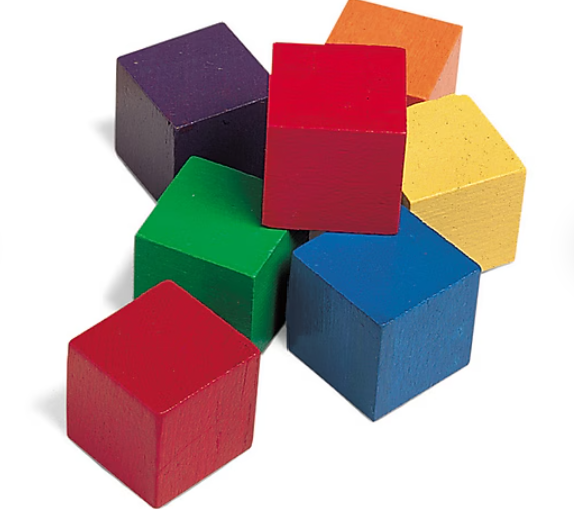
#> input picture images/image.png, 574 x 510 px
$ python task4_basic.py
#> lines starting #> are read from the running program, lines starting #| are printed output that depends on the picture; after the words box and inside, x2 and y2 are one past the last pixel; in counts of white or black regions, pixels touching at a corner belong together
### common.py
"""Shared CLI, Unicode-safe image I/O, and optional preview helpers."""

import argparse
from pathlib import Path

import cv2 as cv
import numpy as np

ROOT = Path(__file__).resolve().parent


def parser(description):
    cli = argparse.ArgumentParser(description=description)
    cli.add_argument("--assets-dir", type=Path, default=ROOT,
                     help="Directory containing images/ and videos/ (default: project root)")
    cli.add_argument("--output-dir", type=Path, default=ROOT / "output")
    cli.add_argument("--show", action="store_true", help="Open preview windows; press any key to close")
    return cli


def read_image(path, flags=cv.IMREAD_COLOR):
#> called with flags = 1
    path = Path(path)
    if not path.is_file():
        raise FileNotFoundError(f"Image not found: {path}")
    image = cv.imdecode(np.fromfile(path, dtype=np.uint8), flags)
#> image is the input picture: shape (510, 574, 3); mean B, G, R 164.6, 165, 186.9
    if image is None:
        raise ValueError(f"Unable to decode image: {path}")
    return image


def save_image(output_dir, name, image):
    path = Path(output_dir) / name
    path.parent.mkdir(parents=True, exist_ok=True)
    ok, encoded = cv.imencode(path.suffix, image)
    if not ok:
        raise OSError(f"Unable to encode image: {path}")
    encoded.tofile(path)
    return path


def preview(images, enabled):
    if enabled:
        try:
            for name, image in images.items():
                cv.imshow(name, image)
            cv.waitKey(0)
        finally:
            cv.destroyAllWindows()

### task4_basic.py
"""Task 4: HSV segmentation, geometry, smoothing, and morphology."""

import cv2 as cv
import numpy as np

from common import parser, preview, read_image, save_image


def run(args):
    image = read_image(args.assets_dir / "images" / "image.png")
    gray = cv.cvtColor(image, cv.COLOR_BGR2GRAY)
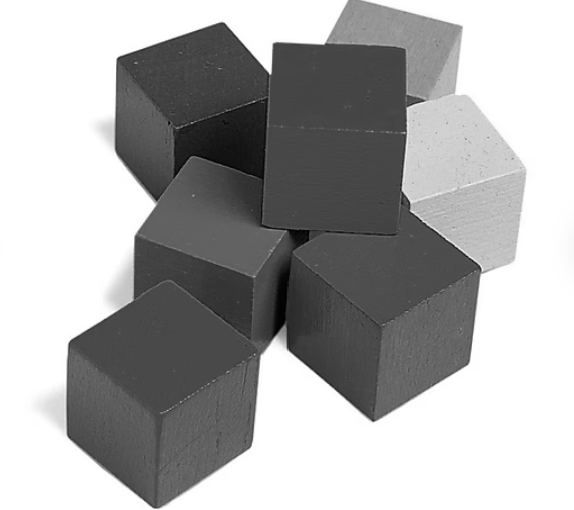
#> gray: shape (510, 574); min 0, max 255, mean 171.5
    hsv = cv.cvtColor(image, cv.COLOR_BGR2HSV)
#> hsv: shape (510, 574, 3); mean H, S, V 62.9, 92.6, 204.4
    mask = cv.inRange(hsv, np.array([90, 50, 50]), np.array([130, 255, 255]))
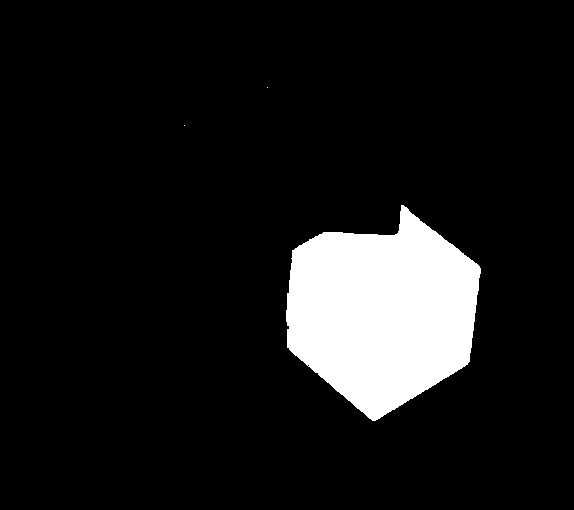
#> mask: shape (510, 574); 9.8% white; 3 white regions (2 under 20 px), largest, box (x1, y1, x2, y2) and area: (286, 205, 481, 421) 28744
    height, width = image.shape[:2]
#> height = 510; width = 574
    translation = np.float32([[1, 0, 100], [0, 1, 50]])
    rotation = cv.getRotationMatrix2D(((width - 1) / 2, (height - 1) / 2), 90, 1)
#> rotation = [[6.12e-17, 1, 32], [-1, 6.12e-17, 541]]
    # Coordinates refer to the four corners of a block in the bundled image.
    source = np.float32([[273, 42], [406, 46], [268, 124], [406, 130]])
    target = np.float32([[0, 0], [299, 0], [0, 299], [299, 299]])
    perspective = cv.getPerspectiveTransform(source, target)
    smoothing = cv.hconcat([image, cv.blur(image, (5, 5)),
                             cv.GaussianBlur(image, (5, 5), 0),
                             cv.medianBlur(image, 5), cv.bilateralFilter(image, 5, 75, 75)])
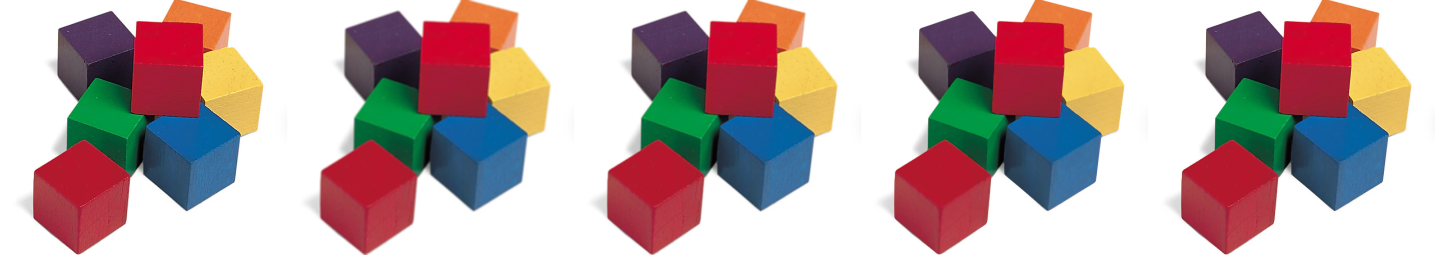
#> smoothing: shape (510, 2870, 3) (shown at 1/2 size); mean B, G, R 164.6, 165, 186.9
    _, binary = cv.threshold(gray, 127, 255, cv.THRESH_BINARY)
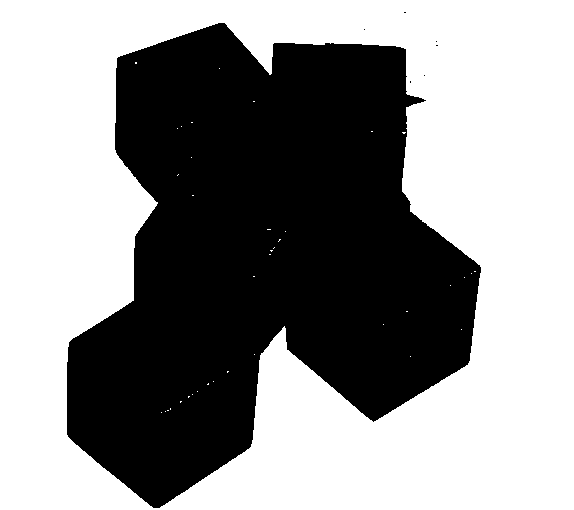
#> binary: shape (510, 574); 57.2% white; 7 black regions (6 under 20 px), largest, box (x1, y1, x2, y2) and area: (67, 23, 481, 508) 125323
    kernel = cv.getStructuringElement(cv.MORPH_ELLIPSE, (5, 5))
    morphology = cv.hconcat([binary, cv.erode(binary, kernel), cv.dilate(binary, kernel),
                              cv.morphologyEx(binary, cv.MORPH_OPEN, kernel),
                              cv.morphologyEx(binary, cv.MORPH_CLOSE, kernel)])
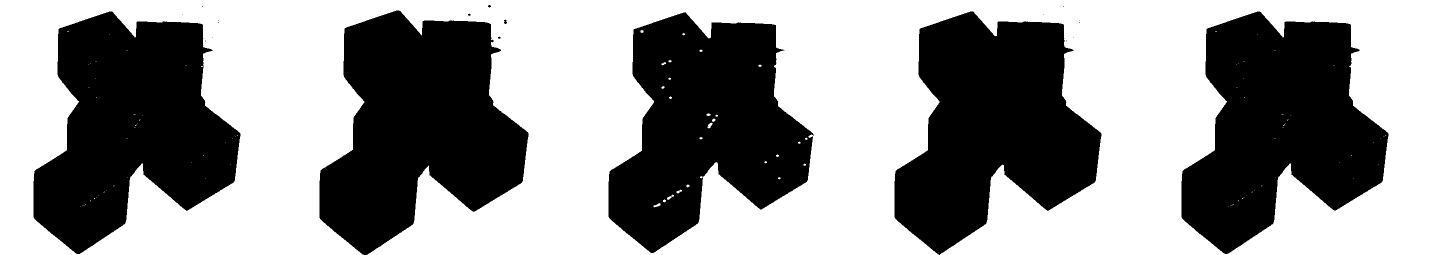
#> morphology: shape (510, 2870) (shown at 1/2 size); 57.2% white; 21 black regions (14 under 20 px), largest, box (x1, y1, x2, y2) and area: (639, 21, 1057, 510) 129028, (1789, 23, 2203, 510) 125438, (67, 23, 481, 508) 125323
    results = {
        "hsv_mask.png": mask,
        "hsv_blue.png": cv.bitwise_and(image, image, mask=mask),
        "resize_up.png": cv.resize(image, None, fx=2, fy=2, interpolation=cv.INTER_CUBIC),
        "resize_down.png": cv.resize(image, None, fx=0.5, fy=0.5, interpolation=cv.INTER_AREA),
        "translated.png": cv.warpAffine(image, translation, (width, height)),
        "rotated.png": cv.warpAffine(image, rotation, (width, height)),
        "perspective.png": cv.warpPerspective(image, perspective, (300, 300)),
        "smoothing.png": smoothing, "morphology.png": morphology,
    }
    for name, result in results.items():
        save_image(args.output_dir, name, result)
#> this loop made 9 passes
#> name on passes 1 to 9: 'hsv_mask.png', 'hsv_blue.png', 'resize_up.png', 'resize_down.png', 'translated.png', 'rotated.png', 'perspective.png', 'smoothing.png', 'morphology.png'
    preview({"HSV blue": results["hsv_blue.png"], "Morphology": morphology}, args.show)
    return {"images_written": len(results), "blue_pixel_count": int(cv.countNonZero(mask))}


if __name__ == "__main__":
    print(run(parser(__doc__).parse_args()))
